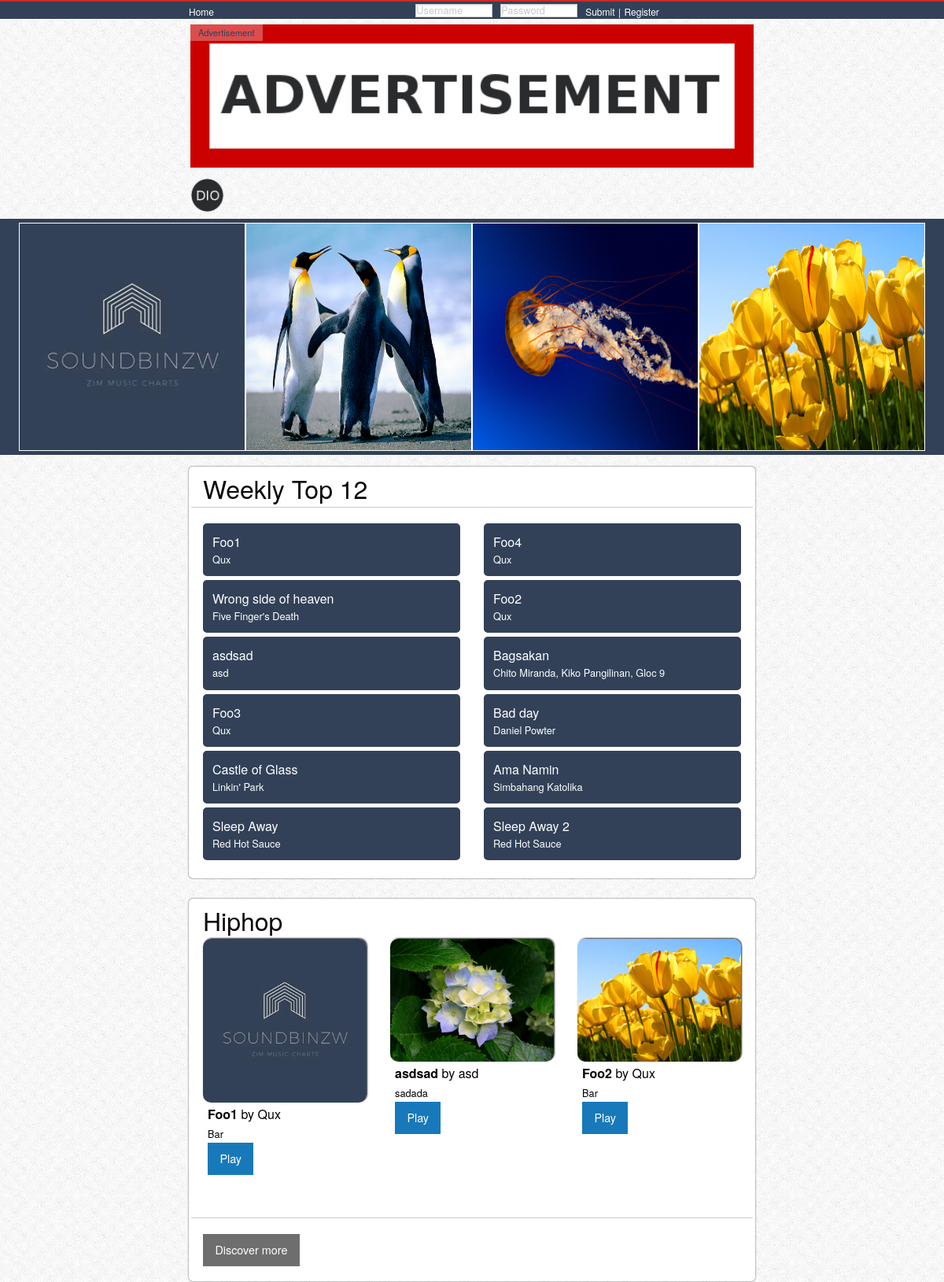
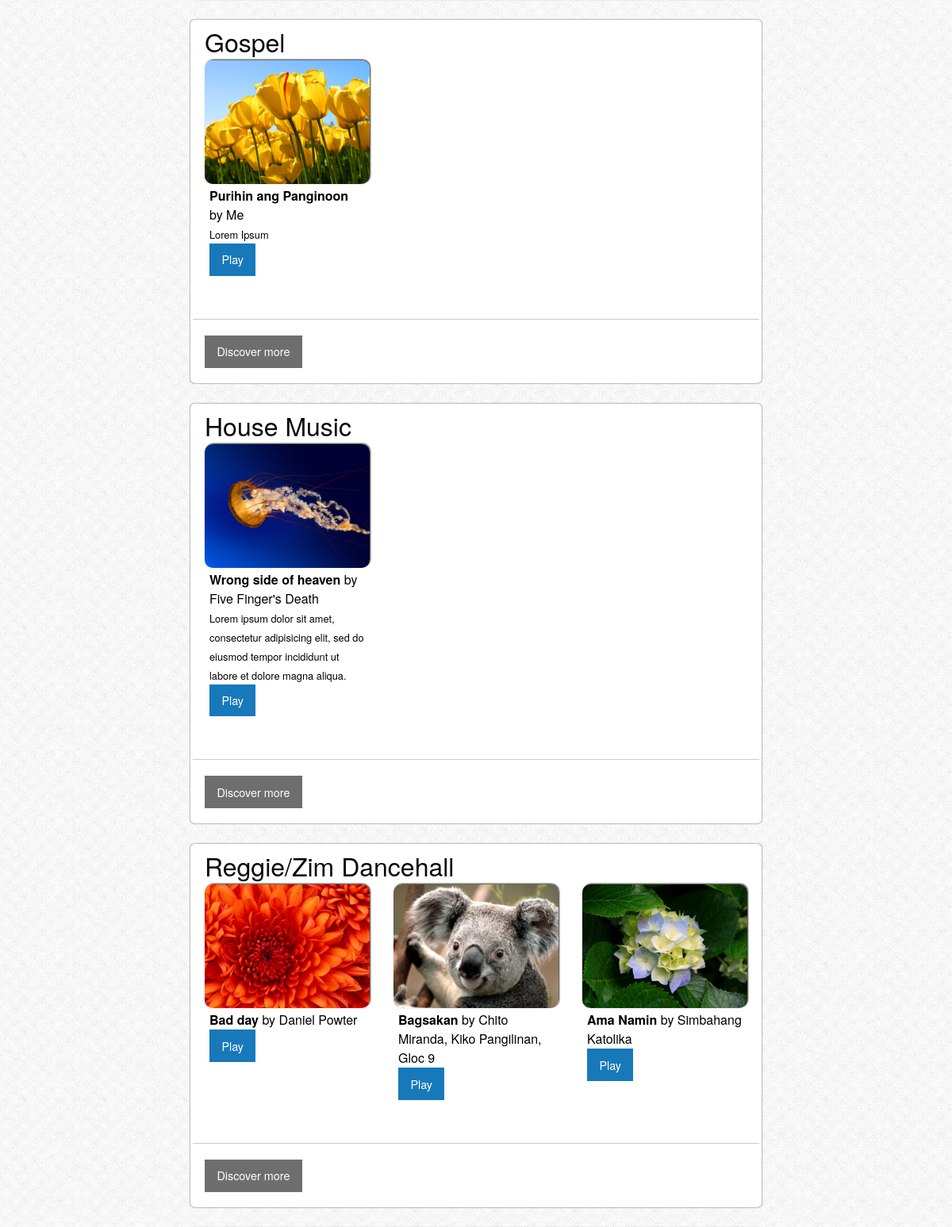
The page / (upper part) on the database its author committed (2 pictures, top to bottom).
### tables this page shows
CREATE TABLE `music` (
  `m_id` int(11) NOT NULL,
  `m_uploader` int(8) NOT NULL,
  `m_title` varchar(250) NOT NULL,
  `m_description` text NOT NULL,
  `m_singers` text NOT NULL,
  `m_cover` varchar(100) NOT NULL,
  `m_music_file` varchar(100) NOT NULL,
  `m_video_embed` varchar(255) NOT NULL,
  `m_genre` varchar(45) NOT NULL,
  `m_uploaded` timestamp NOT NULL DEFAULT CURRENT_TIMESTAMP ON UPDATE CURRENT_TIMESTAMP,
  `m_updated` timestamp NULL DEFAULT CURRENT_TIMESTAMP ON UPDATE CURRENT_TIMESTAMP,
  `m_approved` int(1) NOT NULL DEFAULT '0',
  `m_deleted` tinyint(1) NOT NULL DEFAULT '0'
);

### controller/contHome.php (called while the page is built, shortened)
<?php
class contHome extends contCommon
{
    public function exec($aParams)
    {
        $this->oModel = $this->model('Music');
        $aData = $this->oModel->getMusicByAllGenre();
        $aHot = $this->oModel->getHot();
        $this->view('home', array('aData' => $aData, 'hot' => $aHot)) ;
    }
}
?>

### route/routes.php (called while the page is built, shortened)
<?php
    include_once('../controller/contCommon.php');
    include_once('../model/modelCommon.php');
    $oRoute = new Router();
    $oRoute->set('/', 'contHome');
    $sFileName = $oRoute->exec();
    $oController = new $sFileName['controller']['className'];
    $oController->exec($sFileName['params']);
?>

### model/modelCommon.php (called while the page is built, shortened)
<?php
class modelCommon
{
    protected function __construct()
    {
        require('connection.php');
        $this->dbConn = $db;
    }
}
?>

### model/modelMusic.php (called while the page is built, shortened)
<?php
class modelMusic extends modelCommon
{
    private static $oModel;
    public static function instance()
    {
        if (is_object(self::$oModel) === false) {
                self::$oModel = new self;
        }
        return self::$oModel;
    }
    public function getMusicByAllGenre()
    {
        $aList = [];
        $sQuery = "SELECT * FROM music WHERE m_approved = 1 and m_deleted = 0 ORDER BY m_uploaded desc, m_genre";
        $aResult = mysqli_query($this->dbConn, $sQuery);
        while ($row = mysqli_fetch_array($aResult, MYSQLI_ASSOC)) {
            if (isset($aList[$row['m_genre']]) === false || count($aList[$row['m_genre']]) < 3) {
                $aList[$row['m_genre']][] = $row;
            }
        }
        return $aList;
    }
    public function getSpecificMusic($sId)
    {
        $prepared = mysqli_prepare($this->dbConn, "SELECT * FROM music WHERE m_id = ? AND m_approved = 1 AND m_deleted = 0  LIMIT 1");
        $prepared->bind_param('i', $sId);
        $prepared->execute();
        $result = $prepared->get_result();
        $aReturn = $result->fetch_array(MYSQLI_ASSOC);
        return $aReturn;
    }
    public function getHot()
    {
        $aList = [];
        $prepared = mysqli_prepare($this->dbConn, "SELECT count(s_id) as count, s_music FROM `stats` GROUP BY s_music ORDER by count(s_id) DESC");
        $prepared->execute();
        $result = $prepared->get_result();
        while ($row = $result->fetch_array(MYSQLI_ASSOC))
        {
            if (count($aList) >= 12) {
                break;
            }
            $aMusic = $this->getSpecificMusic($row['s_music']);
            if (count($aMusic) !== 0) {
                $aList[] = $aMusic;
            }
        }
        return $aList;
    }
}
?>

### view/home.php (the view, shortened to what this page needs)
<!DOCTYPE html>
<html>
<head>
    <?=$css_import?>
</head>
<body>
    <div class="main-body">
        <?php require_once('../view/template/navbar.php'); ?>
        <div class="content">
            <div class="ads-container">
                <div class="ads">
                    <span class="sign">
                        Advertisement
                    </span>
                    <a href="#"><img src="/resource/img/sample_ads.png"></a>
                </div>
            </div>
            <div class="content-nav">
                <div class="logo">
                    <a href="/home"><img src="/resource/img/main_logo.png" /></a>
                </div>
            </div>
            <?php
                if (count($hot) >= 4) {
            ?>
            <div class="hot-container">
                <div class="hot-list">
                    <div class="hot-items">
                        <?php
                            for ($i=0; $i < 4; $i++) {
                                $item = $hot[$i];
                                echo '<div class="hot-item small-3 no-padding"><a href="/music/play?id=' . $item['m_id'] . '"><img src="/resource/upload/' . $item['m_cover'] . '"></a></div>';
                            }
                        ?>
                    </div>
                </div>
            </div>
            <?php
                }
            ?>
            <div class="genre-container">
                <div class="genre small-12">
                    <div class="genre-title column">
                        Weekly Top 12
                    </div>
                    <div class="genre-items small-12 row">
                        <hr/>
                        <?php
                            for ($i=0; $i < count($hot); $i++) {
                                $item = $hot[$i];
                        ?>
                            <div class="genre-item small-6 column">
                                <a href="/music/play?id=<?=$item['m_id']?>">
                                    <div class="top-item">
                                        <div class="top-title">
                                            <?=$item['m_title']?>
                                        </div>
                                        <div class="top-singer">
                                            <?=$item['m_singers']?>
                                        </div>
                                    </div>
                                </a>
                            </div>
                        <?php
                            }
                        ?>
                    </div>
                </div>
            </div>
            <?php
                foreach ($aData as $sGenre => $aContent) {
            ?>
            <div class="genre-container">
                <div class="genre small-12">
                    <div class="genre-title column">
                        <?=$sGenre?>
                    </div>
                    <div class="genre-items small-12 row">
                        <?php
                            foreach ($aContent as $aMusic) {
                        ?>
                        <div class="genre-item small-4 column">
                            <div class="item-photo">
                                <img src="/resource/upload/<?=$aMusic['m_cover']?>">
                            </div>
                            <div class="item-info">
                                <div class="item-head">
                                   <span class="item-title"><?=$aMusic['m_title']?></span>
                                    <span class="item-artist"><?=$aMusic['m_singers']?></span>
                                </div>
                                <div class="item-description">
                                    <span class="item-desc"><?=$aMusic['m_description']?></span>
                                    <div class="item-button">
                                        <a href="/music/play?id=<?=$aMusic['m_id']?>" class="button submit">Play</a>
                                    </div>
                                </div>
                            </div>
                        </div>
                        <?php } ?>
                    </div>
					<hr/>
					<div class="more-button column">
						<a href="/music/genre?category=<?=$sGenre?>" class="more button">Discover more</a>
					</div>
                </div>
            </div>
            <?php } ?>
        </div>
    </div>
</body>
</html>

### controller/contCommon.php (shortened to what this page needs)
<?php
abstract class contCommon
{
    protected $aCssImports;
    protected function view($sFileName, $aVariables = NULL)
    {
        $css_import = $this->getCss();
        include_once('../view/' . $sFileName . '.php');
    }
    private function getCss()
    {
        $sReturn = '';
        foreach ($this->aCssImports as $cssImports) {
            $sReturn = $sReturn . '<link rel="stylesheet" href="/resource/css/' . $cssImports . '">';
        }
        return $sReturn;
    }
    protected function model($sModelName)
    {
        $sModelName = ucfirst($sModelName);
        $sClassName = 'model' . $sModelName;
        return $sClassName::instance();
    }
    protected function css($sFileName)
    {
        $this->aCssImports[] = $sFileName;
    }
}
?>

### view/template/navbar.php (shortened to what this page needs)
<div class="nav-top-bar">
    <div class="socials">
        <a href="/">Home</a>
    </div>
    <?php
        if (isset($_SESSION['current_user']) === true) {
    ?>
    <div class="accounts row">
            <div class="small-12 column no-padding">
                <a href="/account/front">Account</a>
                <?php
                    if ($_SESSION['current_user']['u_type'] == 'Artist' ||
                        $_SESSION['current_user']['u_type'] == 'Admin') {
                ?>
                    <span>|</span>
                    <a href="/music/crud/front">Upload</a>
                <?php
                    }
                ?>
                <span>|</span>
                <a href="/account/logout">Logout</a>
            </div>
        </form>
    </div>
    <?php } else { ?>
    <div class="accounts row">
        <form class="column accounts-form" action="/account/login" method="POST">
            <div class="small-6 column no-padding">
                    <div class="column small-6 login-input">
                        <input type="text" name="username" placeholder="Username">
                    </div>
                    <div class="column small-6 login-input">
                        <input type="password" name="password" placeholder="Password">
                    </div>
            </div>
            <div class="small-6 column no-padding">
                <a class="submit-button">Submit</a>
                <span>|</span>
                <a href="/account/front">Register</a>
            </div>
        </form>
    </div>
    <?php } ?>
</div>

### resource/css/home/home.css (style rules this page uses)
.content { background-image: url('/resource/img/bg_pattern.png'); }
.content .ads-container { padding: 5px 20% 5px 20%; }
.content .ads { border: 2px solid rgba(255, 255, 255, 0.3); }
.content .ads img { width: 100%; display: block; }
.content .ads .sign { cursor: default; padding: 2px 10px 2px 10px; float: left; background-color: rgba(255, 255, 255, 0.3); color: #324158; position: absolute; font-size: 0.7em; }
.content-nav { padding: 5px 20% 5px 20%; }
.content-nav .logo { display: inline-block; height: 3em; }
.content-nav .logo img { height: 100%; }
.hot-container { background-color: #324158; }
.hot-container .hot-list { height: 300px; padding: 5px 2% 5px 2%; }
.hot-container .hot-list .hot-items { display: inline-block; height: 290px; width: 100%; overflow: scroll; overflow-y: hidden; overflow-x: hidden; }
.hot-container .hot-list .hot-item { float:left; }
.hot-container .hot-list img { width: 100%; height: 290px; border: 1px solid white; }
.genre-container { padding: 15px 20% 5px 20%; }
.genre { display:inline-block; box-shadow: 0px 0px 2px rgba(0,0,0,0.8); border-radius: 5px; background-color: white; padding: 3px; }
.genre .genre-title { font-size: 2em; }
.genre .genre-items { padding-top: .9375rem; padding-bottom: .9375rem; }
.genre .genre-items .genre-item .item-photo img { border-radius: 10px; box-shadow: 1px -1px 2px rgba(0,0,0,0.8); }
.genre-item .item-info { padding: 3px 6px 3px 6px; }
.genre-item .item-info .item-title { font-weight: bold; }
.genre-item .item-info .item-artist:before { content: 'by '; }
.genre-item .item-desc { font-size: 0.8em; }
.genre-item .item-info span { color: black; }
.more { background-color: rgb(110, 110, 110) !important; }
.top-item { padding: 10px; border-radius: 5px; background-color: #324158; border: 2px solid #324158; color: white; margin-bottom: 5px; }
.top-item .top-singer { font-size: 0.8em; }

### resource/css/navbar.css (style rules this page uses)
.nav-top-bar { border-top: 2px solid #d02723; background-color: #324158; width: 100%; height: 24px; padding: 0px 20% 0px 20%; margin: 0px; }
.nav-top-bar .socials { float:left; }
.nav-top-bar .accounts { float:right; display: inline-block; }
.nav-top-bar a, .nav-top-bar span { color: white; text-decoration: none; font-size: 12px; padding:0px; }
.accounts input[type="text"], .accounts input[type="password"] { width: 100%; font-size: 0.8em; padding: 0px; height: auto; margin: 0px; }
.accounts .login-input { padding: 0px; padding-top: 3px; padding-right: 10px; }
.accounts .accounts-form { padding: 0px; }
.no-padding { padding: 0px !important; }

### rows shown on the page
music: m_cover (picture), m_title "Foo1", m_singers "Qux", m_description "Bar"
music: m_cover (picture), m_title "Foo4", m_singers "Qux"
music: m_cover (picture), m_title "Wrong side of heaven", m_singers "Five Finger's Death", m_description "Lorem ipsum dolor sit amet, consectetur adipisicing elit, sed do eiusmod tempor incididunt ut labore et dolore magna aliqua."
music: m_cover (picture), m_title "Foo2", m_singers "Qux", m_description "Bar"
music: m_title "asdsad", m_singers "asd", m_cover (picture), m_description "sadada"
music: m_title "Bagsakan", m_singers "Chito Miranda, Kiko Pangilinan, Gloc 9", m_cover (picture)
music: m_title "Foo3", m_singers "Qux"
music: m_title "Bad day", m_singers "Daniel Powter", m_cover (picture)
music: m_title "Castle of Glass", m_singers "Linkin' Park"
music: m_title "Ama Namin", m_singers "Simbahang Katolika", m_cover (picture)
music: m_title "Sleep Away", m_singers "Red Hot Sauce"
music: m_title "Sleep Away 2", m_singers "Red Hot Sauce"
music: m_cover (picture), m_title "Purihin ang Panginoon", m_singers "Me", m_description "Lorem Ipsum"

### other values the page prints
$sGenre "Hiphop"
$sGenre "Gospel"
$sGenre "House Music"
$sGenre "Reggie/Zim Dancehall"
